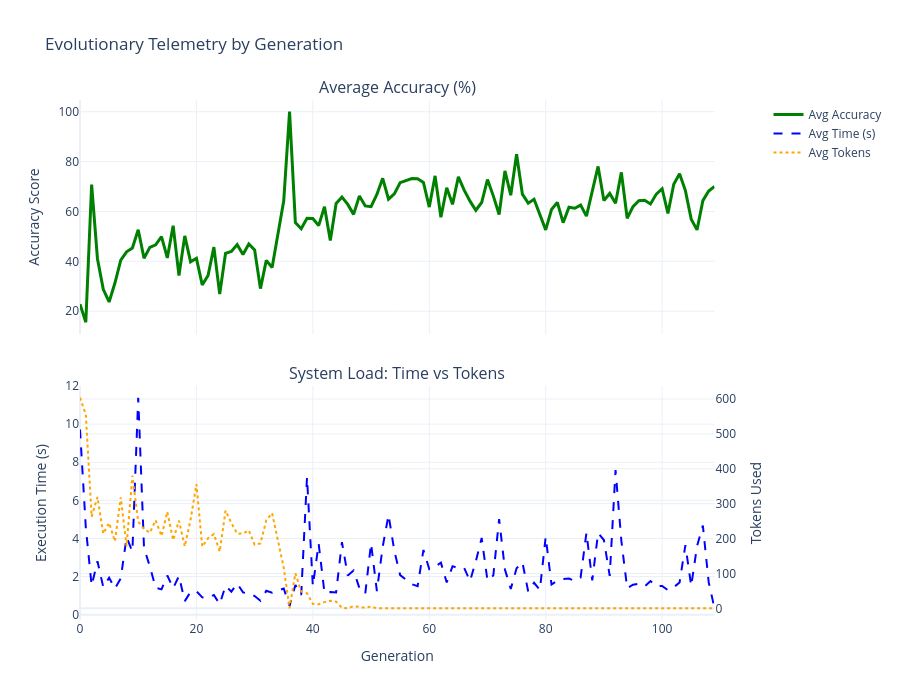

The notebook cell this image was saved under:
### Code cell
# ## 4. Fitness Function Telemetry (Fine-Tuning Metrics)
# Analyzes Average Accuracy, Time, and Token usage over time.

# %%
telemetry_stats = df.groupby('generation')[['accuracy', 'time_taken', 'token_usage']].mean().reset_index()

from plotly.subplots import make_subplots
fig = make_subplots(rows=2, cols=1, shared_xaxes=True, vertical_spacing=0.1,
                    subplot_titles=("Average Accuracy (%)", "System Load: Time vs Tokens"),
                    specs=[[{"secondary_y": False}], [{"secondary_y": True}]])

# Plot Accuracy (Top Chart)
fig.add_trace(go.Scatter(x=telemetry_stats['generation'], y=telemetry_stats['accuracy']*100, 
                         name="Avg Accuracy", line=dict(color='green', width=3)), row=1, col=1)

# Plot Time and Tokens (Bottom Chart)
fig.add_trace(go.Scatter(x=telemetry_stats['generation'], y=telemetry_stats['time_taken'], 
                         name="Avg Time (s)", line=dict(color='blue', dash='dash')), row=2, col=1, secondary_y=False)
fig.add_trace(go.Scatter(x=telemetry_stats['generation'], y=telemetry_stats['token_usage'], 
                         name="Avg Tokens", line=dict(color='orange', dash='dot')), row=2, col=1, secondary_y=True)

fig.update_layout(title="Evolutionary Telemetry by Generation", height=700, template="plotly_white")
fig.update_yaxes(title_text="Accuracy Score", row=1, col=1)
fig.update_yaxes(title_text="Execution Time (s)", secondary_y=False, row=2, col=1)
fig.update_yaxes(title_text="Tokens Used", secondary_y=True, row=2, col=1)
fig.update_xaxes(title_text="Generation", row=2, col=1)
fig.show()

### Figure 1 — Plotly figure (JSON) as saved in the notebook; plotly's stock layout.template omitted (floating-point values rounded to 4 significant figures)
{"data": [{"line": {"color": "green", "width": 3}, "name": "Avg Accuracy", "type": "scatter", "x": [0, 1, 2, 3, 4, 5, 6, 7, 8, 9, 10, 11, 12, 13, 14, 15, 16, 17, 18, 19, 20, 21, 22, 23, 24, 25, 26, 27, 28, 29, 30, 31, 32, 33, 35, 36, 37, 38, 39, 40, 41, 42, 43, 44, 45, 46, 47, 48, 49, 50, 51, 52, 53, 54, 55, 57, 58, 59, 60, 61, 62, 63, 64, 65, 66, 67, 68, 69, 70, 71, 72, 73, 74, 75, 76, 77, 78, 79, 80, 81, 82, 83, 84, 85, 86, 87, 88, 89, 90, 91, 92, 93, 94, 95, 96, 97, 98, 99, 100, 101, 102, 103, 104, 105, 106, 107, 108, 109], "xaxis": "x", "y": [22.85, 15.56, 70.77, 41.05, 28.81, 23.72, 31.32, 40.48, 43.83, 45.34, 52.67, 41.22, 45.61, 46.65, 49.95, 41.36, 54.3, 34.31, 50.21, 39.8, 41.21, 30.57, 34.32, 45.69, 26.88, 43.22, 43.99, 46.7, 42.75, 46.98, 44.61, 29.07, 40.39, 37.52, 64.28, 100.0, 55.52, 53.04, 57.26, 57.19, 54.31, 61.93, 48.34, 63.19, 65.75, 62.84, 58.84, 66.24, 62.22, 61.94, 66.81, 73.28, 64.93, 67.04, 71.57, 73.21, 73.11, 71.67, 61.76, 74.29, 57.66, 69.47, 62.86, 73.87, 68.57, 64.14, 60.49, 63.59, 72.77, 66.26, 58.79, 76.27, 66.53, 82.95, 66.94, 63.33, 64.89, 58.8, 52.61, 60.77, 63.66, 55.51, 61.69, 61.29, 62.54, 58.13, 67.52, 78.05, 64.41, 67.22, 63.27, 75.69, 57.29, 61.94, 64.3, 64.5, 63.0, 66.97, 69.1, 59.25, 70.88, 75.11, 68.36, 56.93, 52.62, 64.33, 68.2, 70.0], "yaxis": "y"}, {"line": {"color": "blue", "dash": "dash"}, "name": "Avg Time (s)", "type": "scatter", "x": [0, 1, 2, 3, 4, 5, 6, 7, 8, 9, 10, 11, 12, 13, 14, 15, 16, 17, 18, 19, 20, 21, 22, 23, 24, 25, 26, 27, 28, 29, 30, 31, 32, 33, 35, 36, 37, 38, 39, 40, 41, 42, 43, 44, 45, 46, 47, 48, 49, 50, 51, 52, 53, 54, 55, 57, 58, 59, 60, 61, 62, 63, 64, 65, 66, 67, 68, 69, 70, 71, 72, 73, 74, 75, 76, 77, 78, 79, 80, 81, 82, 83, 84, 85, 86, 87, 88, 89, 90, 91, 92, 93, 94, 95, 96, 97, 98, 99, 100, 101, 102, 103, 104, 105, 106, 107, 108, 109], "xaxis": "x2", "y": [9.722, 4.569, 1.521, 2.801, 1.447, 1.939, 1.369, 1.908, 4.062, 3.314, 11.39, 3.489, 2.534, 1.41, 1.326, 2.054, 1.388, 2.029, 0.7098, 1.196, 1.232, 0.9084, 0.8809, 1.033, 0.5525, 1.514, 1.209, 1.636, 1.169, 1.129, 0.9754, 0.7298, 1.251, 1.148, 1.371, 0.4703, 1.559, 1.039, 7.214, 1.502, 3.726, 1.147, 1.185, 1.169, 3.803, 2.056, 2.324, 1.392, 1.1, 3.741, 1.237, 3.56, 5.234, 3.347, 2.078, 1.597, 1.49, 3.397, 2.389, 2.527, 2.73, 1.691, 2.545, 2.436, 2.456, 1.762, 2.801, 4.026, 1.793, 2.055, 5.018, 2.374, 1.353, 2.433, 2.754, 1.209, 1.673, 1.296, 4.087, 1.578, 1.79, 1.878, 1.895, 1.768, 1.953, 4.298, 1.796, 4.286, 3.918, 2.033, 7.589, 3.873, 1.387, 1.571, 1.617, 1.481, 1.764, 1.491, 1.509, 1.286, 1.439, 1.692, 3.648, 1.505, 3.6, 4.676, 1.708, 0.3342], "yaxis": "y2"}, {"line": {"color": "orange", "dash": "dot"}, "name": "Avg Tokens", "type": "scatter", "x": [0, 1, 2, 3, 4, 5, 6, 7, 8, 9, 10, 11, 12, 13, 14, 15, 16, 17, 18, 19, 20, 21, 22, 23, 24, 25, 26, 27, 28, 29, 30, 31, 32, 33, 35, 36, 37, 38, 39, 40, 41, 42, 43, 44, 45, 46, 47, 48, 49, 50, 51, 52, 53, 54, 55, 57, 58, 59, 60, 61, 62, 63, 64, 65, 66, 67, 68, 69, 70, 71, 72, 73, 74, 75, 76, 77, 78, 79, 80, 81, 82, 83, 84, 85, 86, 87, 88, 89, 90, 91, 92, 93, 94, 95, 96, 97, 98, 99, 100, 101, 102, 103, 104, 105, 106, 107, 108, 109], "xaxis": "x2", "y": [603.7, 555.6, 262.8, 319.0, 213.9, 244.9, 191.8, 318.2, 178.4, 380.0, 248.3, 227.4, 216.5, 252.5, 207.2, 276.6, 195.4, 251.2, 177.3, 254.4, 355.8, 176.5, 200.6, 212.8, 162.5, 280.1, 244.5, 213.9, 214.1, 223.5, 182.2, 185.9, 252.5, 272.8, 116.6, 0.0, 100.4, 48.3, 43.06, 12.76, 11.43, 17.68, 21.39, 19.05, 1.34, 0.0, 6.367, 4.623, 1.241, 5.216, 0.0, 0.0, 0.0, 0.0, 0.0, 0.0, 0.0, 0.0, 0.0, 0.0, 0.0, 0.0, 0.0, 0.0, 0.0, 0.0, 0.0, 0.0, 0.0, 0.0, 0.0, 0.0, 0.0, 0.0, 0.0, 0.0, 0.0, 0.0, 0.0, 0.0, 0.0, 0.0, 0.0, 0.0, 0.0, 0.0, 0.0, 0.0, 0.0, 0.0, 0.0, 0.0, 0.0, 0.0, 0.0, 0.0, 0.0, 0.0, 0.0, 0.0, 0.0, 0.0, 0.0, 0.0, 0.0, 0.0, 0.0, 0.0], "yaxis": "y3"}], "layout": {"annotations": [{"font": {"size": 16}, "showarrow": false, "text": "Average Accuracy (%)", "x": 0.47, "xanchor": "center", "xref": "paper", "y": 1, "yanchor": "bottom", "yref": "paper"}, {"font": {"size": 16}, "showarrow": false, "text": "System Load: Time vs Tokens", "x": 0.47, "xanchor": "center", "xref": "paper", "y": 0.45, "yanchor": "bottom", "yref": "paper"}], "height": 700, "title": {"text": "Evolutionary Telemetry by Generation"}, "xaxis": {"anchor": "y", "domain": [0, 0.94], "matches": "x2", "showticklabels": false}, "xaxis2": {"anchor": "y2", "domain": [0, 0.94], "title": {"text": "Generation"}}, "yaxis": {"anchor": "x", "domain": [0.55, 1], "title": {"text": "Accuracy Score"}}, "yaxis2": {"anchor": "x2", "domain": [0, 0.45], "title": {"text": "Execution Time (s)"}}, "yaxis3": {"anchor": "x2", "overlaying": "y2", "side": "right", "title": {"text": "Tokens Used"}}}}
